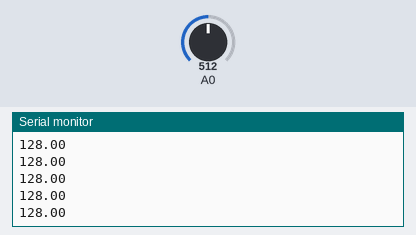
Simulated run of this sketch. Board: Arduino Uno, built with avr-gcc and run on an emulated ATmega328P. On the bench: the last lines printed to the serial monitor. Inputs (shaded band) come from the test bench; at power-on: A0 = 512.

Above: at 1.2 s.
1.3 s: A0 set to 716
At 1.8 s:
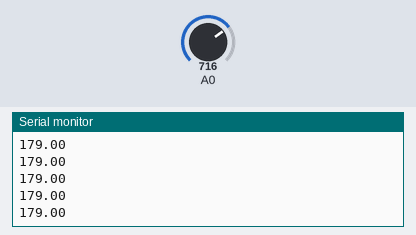
2.8 s: A0 set to 900
At 3.5 s:
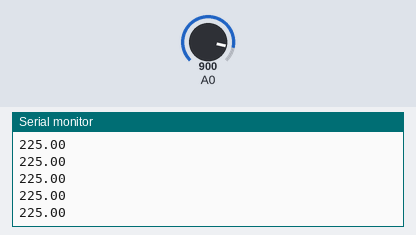
Timing chart, 0 to 5.8 s (numbered marks = the images above; inputs shaded):
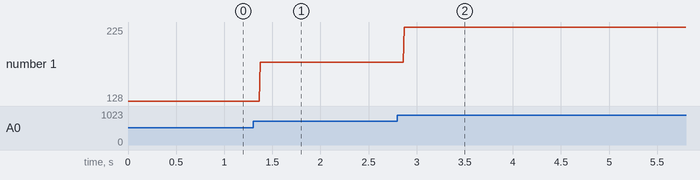

Measured:
- after the input at 1.3 s, the serial monitor: prints a new line after 0.07 s (image 1)
- after the input at 2.8 s, the serial monitor: prints a new line after 0.07 s (image 2)
- plotted number 1: 128 → 179 after the input at 1.3 s, 179 → 225 after the input at 2.8 s

The sketch:

AudioIn8bit.ino
```cpp
float sig;

void setup() {
  Serial.begin(9600);
}

void loop() {
  sig = analogRead(0) / 4;
  Serial.println(sig);
}
```
